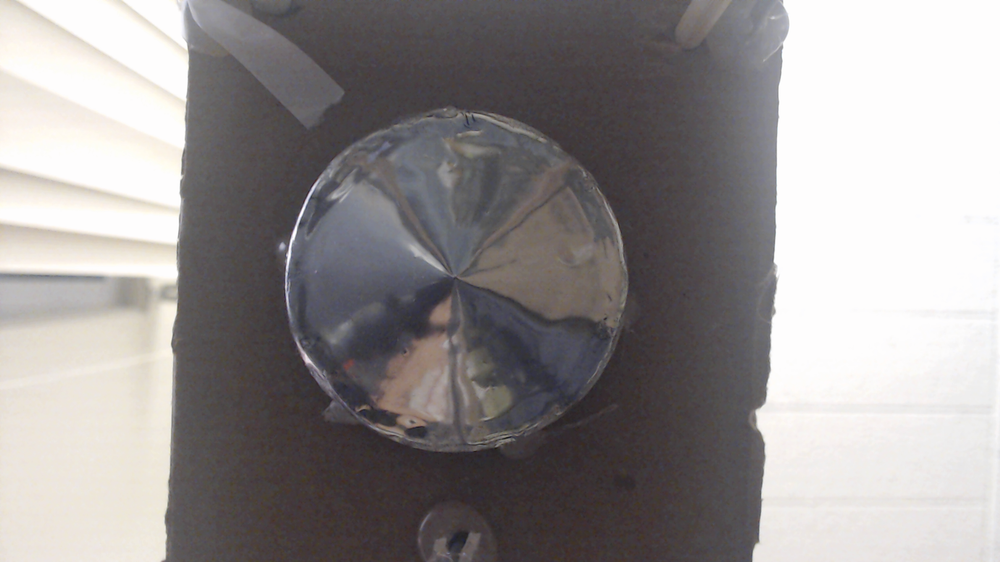
#> input picture cone_mirror/Cone mirror codes/capture_20250805_011615.png, 1000 x 562 px, shrunk from 1920 x 1080 before the run
$ python extract_polar.py
#> lines starting #> are read from the running program, lines starting #| are printed output that depends on the picture; after the words box and inside, x2 and y2 are one past the last pixel; in counts of white or black regions, pixels touching at a corner belong together
import cv2
import numpy as np
import matplotlib.pyplot as plt

img = cv2.imread('./capture_20250805_011615.png')
#> img is the input picture: shape (562, 1000, 3); mean B, G, R 144.8, 144.9, 149.1

# Preprocess
grayimg = cv2.cvtColor(img, cv2.COLOR_BGR2GRAY)
grayimg = cv2.GaussianBlur(grayimg, (9, 9), 2)

# Detect circle
circles = cv2.HoughCircles(
    grayimg,
    cv2.HOUGH_GRADIENT,
    dp=1.2,
    minDist=grayimg.shape[0] / 2,
    param1=100,
    param2=30,
    minRadius=50,
    maxRadius=0
)
#> circles = [[454.2, 281.4, 170]]

if circles is None:
    raise RuntimeError("No circles detected.")
    exit()

# Extract the circle
x0, y0, r = circles[0][0]
#> x0 = 454.2; y0 = 281.4; r = 170
x0, y0, r = float(x0), float(y0), float(r)
center = (x0, y0)
#> center = (454.2, 281.4)

# Change radius for edge bubbles
radius = int(r)
#> radius = 170

# Show the circle
vis = img.copy()
cv2.circle(vis, (int(x0), int(y0)), radius, (0, 255, 0), 2)
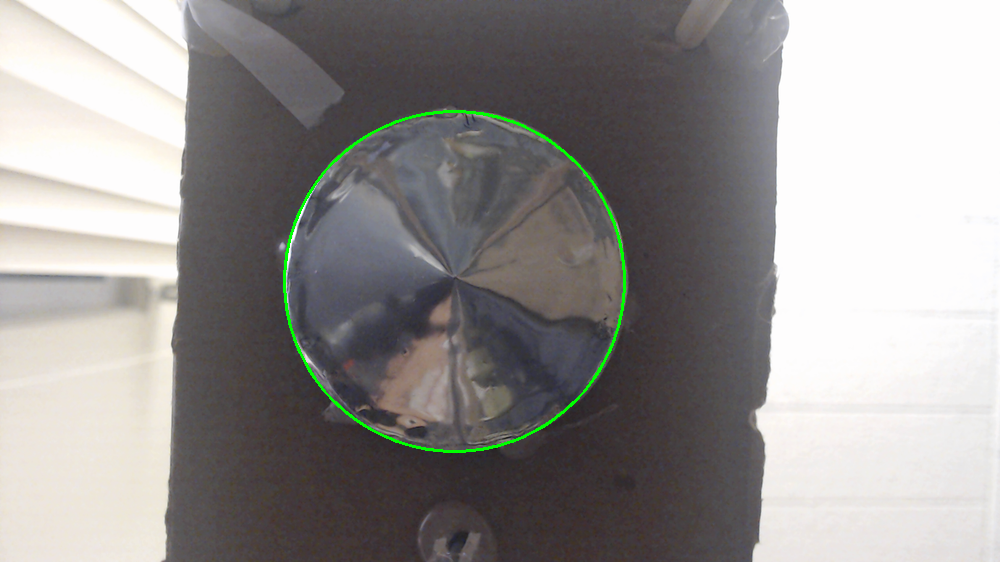
#> vis: shape (562, 1000, 3); 0.56% of pixels changed, all inside (x1, y1, x2, y2) = (283, 110, 626, 453)

# Show the center
center_int = (int(round(x0)), int(round(y0)))
#> center_int = (454, 281)
color = (0, 0, 255)
thickness = -1
cv2.circle(vis, center_int, 5, color, thickness)
#> vis: shape (562, 1000, 3); 0.01% of pixels changed, all inside (x1, y1, x2, y2) = (449, 276, 460, 287)

# Display
plt.figure(figsize=(6, 6))

plt.imshow(cv2.cvtColor(vis, cv2.COLOR_BGR2RGB))
plt.axis('off')
plt.show()

$ run again, with cone_mirror/Cone mirror codes/capture_20250801_015842.png copied over cone_mirror/Cone mirror codes/capture_20250805_011615.png
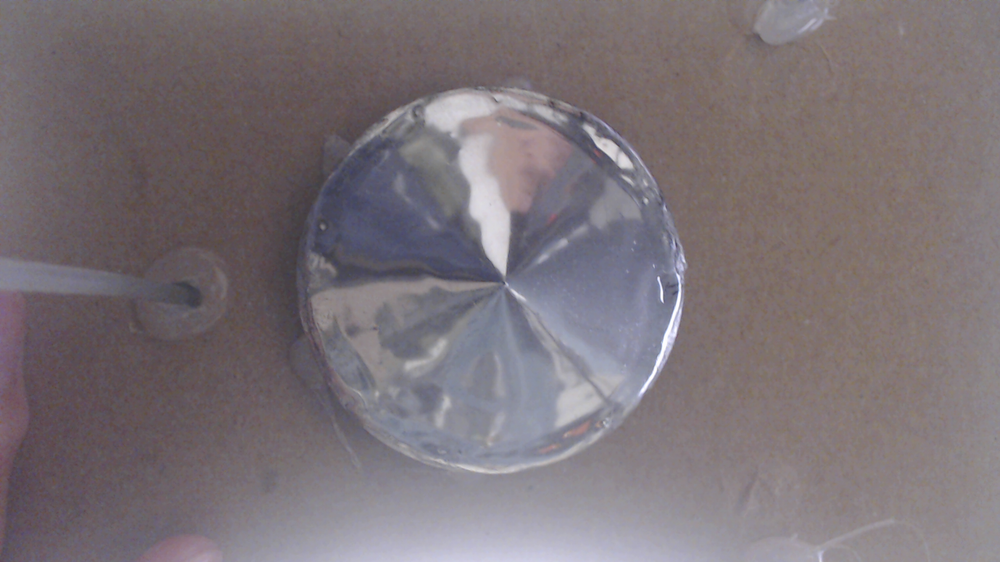
#> input picture cone_mirror/Cone mirror codes/capture_20250801_015842.png, 1000 x 562 px, shrunk from 1920 x 1080 before the run
#> img is the input picture: shape (562, 1000, 3); mean B, G, R 118.7, 114, 122.8
#> `grayimg = cv2.GaussianBlur(grayimg, (9, 9), 2)`:
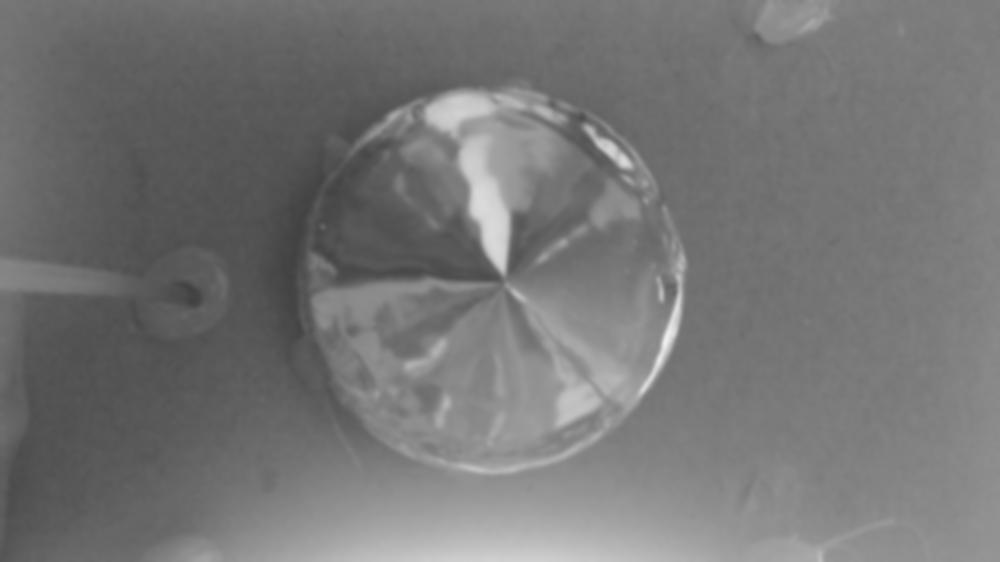
#> grayimg: shape (562, 1000); min 65, max 239, mean 117.2
#> circles = [[491.4, 270.6, 187]]
#> x0 = 491.4; y0 = 270.6; r = 187
#> center = (491.4, 270.6)
#> radius = 187
#> `cv2.circle(vis, (int(x0), int(y0)), radius, (0, 255, 0), 2)`:
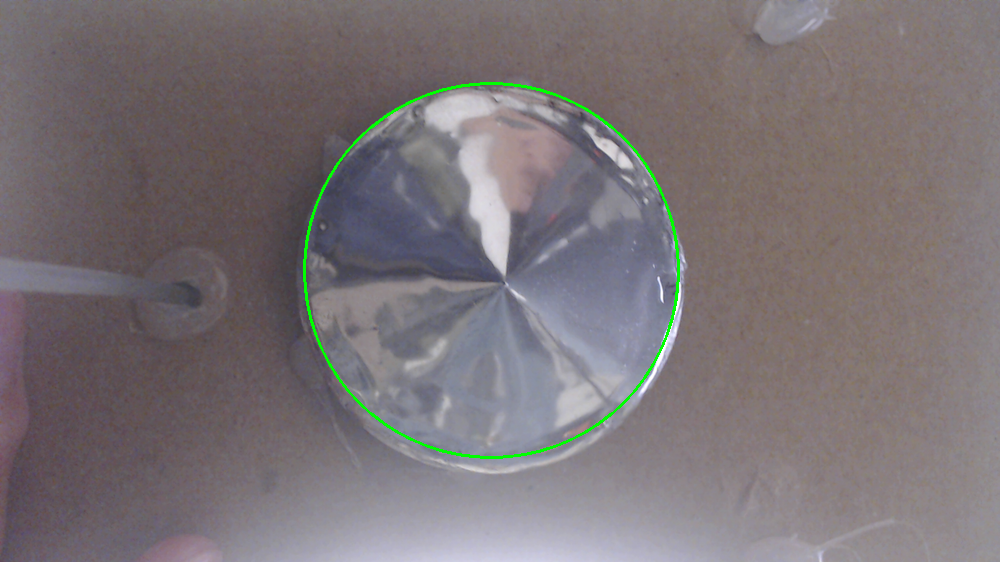
#> vis: shape (562, 1000, 3); 0.6% of pixels changed, all inside (x1, y1, x2, y2) = (303, 82, 680, 459)
#> center_int = (491, 271)

$ run again, with cone_mirror/Cone mirror codes/capture_20250804_235737.png copied over cone_mirror/Cone mirror codes/capture_20250805_011615.png
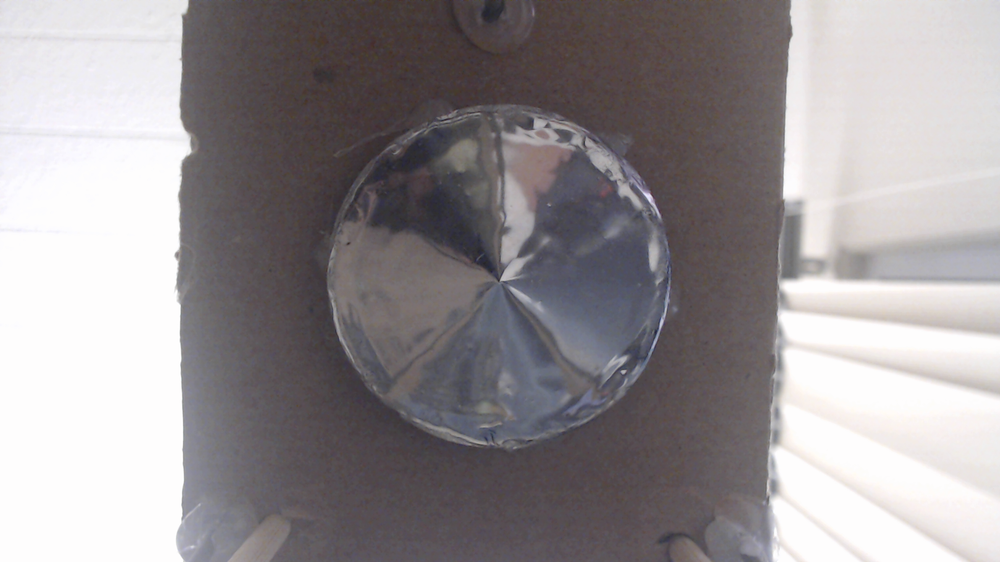
#> input picture cone_mirror/Cone mirror codes/capture_20250804_235737.png, 1000 x 562 px, shrunk from 1920 x 1080 before the run
#> img is the input picture: shape (562, 1000, 3); mean B, G, R 148.7, 146.4, 151.6
#> circles = [[499.8, 275.4, 170.8]]
#> x0 = 499.8; y0 = 275.4; r = 170.8
#> center = (499.8, 275.4)
#> radius = 170
#> `cv2.circle(vis, (int(x0), int(y0)), radius, (0, 255, 0), 2)`:
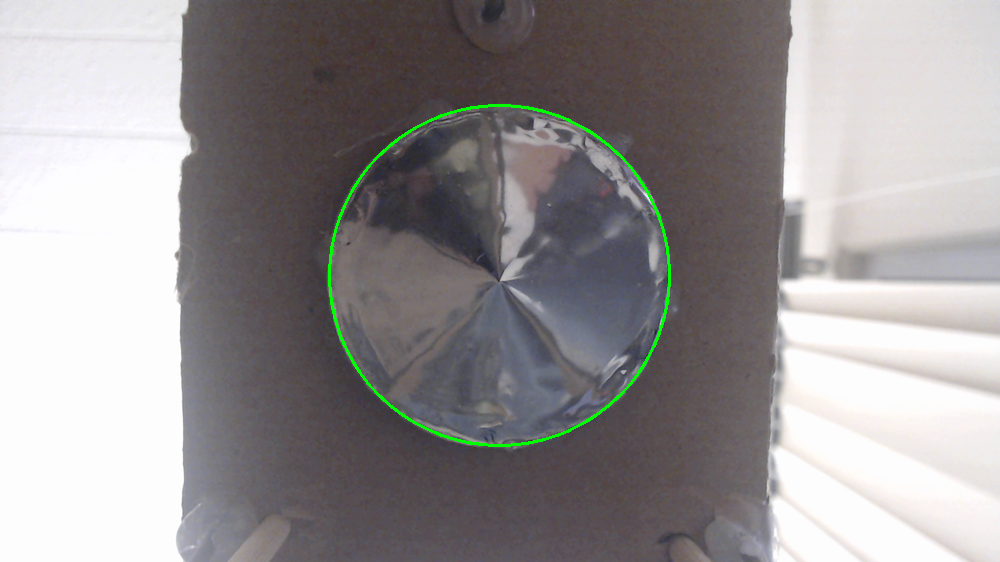
#> vis: shape (562, 1000, 3); 0.56% of pixels changed, all inside (x1, y1, x2, y2) = (328, 104, 671, 447)
#> center_int = (500, 275)
